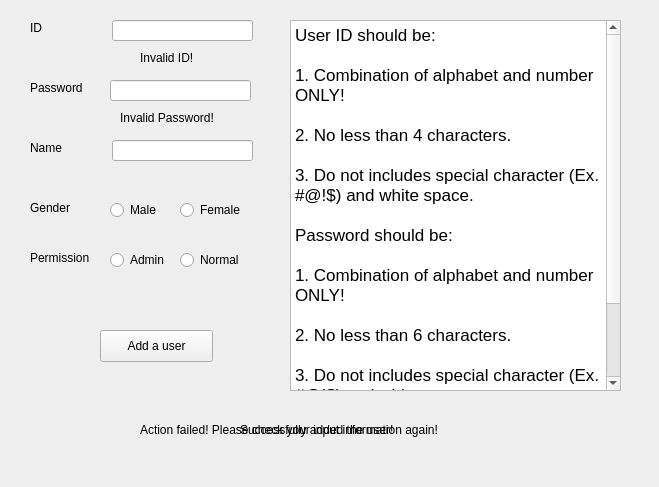
<?xml version="1.0" encoding="UTF-8"?>
<ui version="4.0">
 <class>Register</class>
 <widget class="QWidget" name="Register">
  <property name="geometry">
   <rect>
    <x>0</x>
    <y>0</y>
    <width>659</width>
    <height>487</height>
   </rect>
  </property>
  <property name="windowTitle">
   <string>Register</string>
  </property>
  <widget class="QLineEdit" name="Password_input">
   <property name="geometry">
    <rect>
     <x>110</x>
     <y>80</y>
     <width>141</width>
     <height>21</height>
    </rect>
   </property>
   <property name="inputMask">
    <string extracomment="asdf"/>
   </property>
   <property name="text">
    <string/>
   </property>
   <property name="clearButtonEnabled">
    <bool>false</bool>
   </property>
  </widget>
  <widget class="QLineEdit" name="ID_input">
   <property name="geometry">
    <rect>
     <x>112</x>
     <y>20</y>
     <width>141</width>
     <height>21</height>
    </rect>
   </property>
   <property name="text">
    <string/>
   </property>
  </widget>
  <widget class="QPushButton" name="Add_a_user_button">
   <property name="geometry">
    <rect>
     <x>100</x>
     <y>330</y>
     <width>113</width>
     <height>32</height>
    </rect>
   </property>
   <property name="text">
    <string>Add a user</string>
   </property>
  </widget>
  <widget class="QLineEdit" name="Name_input">
   <property name="geometry">
    <rect>
     <x>112</x>
     <y>140</y>
     <width>141</width>
     <height>21</height>
    </rect>
   </property>
   <property name="text">
    <string/>
   </property>
  </widget>
  <widget class="QLabel" name="Gender_label">
   <property name="geometry">
    <rect>
     <x>30</x>
     <y>200</y>
     <width>81</width>
     <height>16</height>
    </rect>
   </property>
   <property name="text">
    <string>Gender</string>
   </property>
  </widget>
  <widget class="QLabel" name="Name_label">
   <property name="geometry">
    <rect>
     <x>30</x>
     <y>140</y>
     <width>81</width>
     <height>16</height>
    </rect>
   </property>
   <property name="text">
    <string>Name</string>
   </property>
  </widget>
  <widget class="QLabel" name="Password_label">
   <property name="geometry">
    <rect>
     <x>30</x>
     <y>80</y>
     <width>81</width>
     <height>16</height>
    </rect>
   </property>
   <property name="text">
    <string>Password</string>
   </property>
  </widget>
  <widget class="QLabel" name="ID_label">
   <property name="geometry">
    <rect>
     <x>30</x>
     <y>20</y>
     <width>81</width>
     <height>16</height>
    </rect>
   </property>
   <property name="text">
    <string>ID</string>
   </property>
  </widget>
  <widget class="QRadioButton" name="Male_button">
   <property name="geometry">
    <rect>
     <x>110</x>
     <y>200</y>
     <width>100</width>
     <height>20</height>
    </rect>
   </property>
   <property name="text">
    <string>Male</string>
   </property>
   <attribute name="buttonGroup">
    <string notr="true">Button_group_gender</string>
   </attribute>
  </widget>
  <widget class="QRadioButton" name="Female_button">
   <property name="geometry">
    <rect>
     <x>180</x>
     <y>200</y>
     <width>100</width>
     <height>20</height>
    </rect>
   </property>
   <property name="text">
    <string>Female</string>
   </property>
   <attribute name="buttonGroup">
    <string notr="true">Button_group_gender</string>
   </attribute>
  </widget>
  <widget class="QLabel" name="Permission_label">
   <property name="geometry">
    <rect>
     <x>30</x>
     <y>250</y>
     <width>81</width>
     <height>16</height>
    </rect>
   </property>
   <property name="text">
    <string>Permission</string>
   </property>
  </widget>
  <widget class="QRadioButton" name="Admin_button">
   <property name="geometry">
    <rect>
     <x>110</x>
     <y>250</y>
     <width>100</width>
     <height>20</height>
    </rect>
   </property>
   <property name="text">
    <string>Admin</string>
   </property>
   <attribute name="buttonGroup">
    <string notr="true">Button_group_permission</string>
   </attribute>
  </widget>
  <widget class="QRadioButton" name="Normal_button">
   <property name="geometry">
    <rect>
     <x>180</x>
     <y>250</y>
     <width>100</width>
     <height>20</height>
    </rect>
   </property>
   <property name="text">
    <string>Normal</string>
   </property>
   <attribute name="buttonGroup">
    <string notr="true">Button_group_permission</string>
   </attribute>
  </widget>
  <widget class="QLabel" name="ID_error_message">
   <property name="geometry">
    <rect>
     <x>140</x>
     <y>50</y>
     <width>101</width>
     <height>16</height>
    </rect>
   </property>
   <property name="text">
    <string>Invalid ID!</string>
   </property>
  </widget>
  <widget class="QLabel" name="Password_error_message">
   <property name="geometry">
    <rect>
     <x>120</x>
     <y>110</y>
     <width>151</width>
     <height>16</height>
    </rect>
   </property>
   <property name="text">
    <string>Invalid Password!</string>
   </property>
  </widget>
  <widget class="QTextBrowser" name="Password_information">
   <property name="geometry">
    <rect>
     <x>290</x>
     <y>20</y>
     <width>331</width>
     <height>371</height>
    </rect>
   </property>
   <property name="html">
    <string>&lt;!DOCTYPE HTML PUBLIC &quot;-//W3C//DTD HTML 4.0//EN&quot; &quot;http://www.w3.org/TR/REC-html40/strict.dtd&quot;&gt;
&lt;html&gt;&lt;head&gt;&lt;meta name=&quot;qrichtext&quot; content=&quot;1&quot; /&gt;&lt;style type=&quot;text/css&quot;&gt;
p, li { white-space: pre-wrap; }
&lt;/style&gt;&lt;/head&gt;&lt;body style=&quot; font-family:'.AppleSystemUIFont'; font-size:13pt; font-weight:400; font-style:normal;&quot;&gt;
&lt;p style=&quot; margin-top:0px; margin-bottom:0px; margin-left:0px; margin-right:0px; -qt-block-indent:0; text-indent:0px;&quot;&gt;User ID should be:&lt;/p&gt;
&lt;p style=&quot;-qt-paragraph-type:empty; margin-top:0px; margin-bottom:0px; margin-left:0px; margin-right:0px; -qt-block-indent:0; text-indent:0px;&quot;&gt;&lt;br /&gt;&lt;/p&gt;
&lt;p style=&quot; margin-top:0px; margin-bottom:0px; margin-left:0px; margin-right:0px; -qt-block-indent:0; text-indent:0px;&quot;&gt;1. Combination of alphabet and number ONLY!&lt;/p&gt;
&lt;p style=&quot;-qt-paragraph-type:empty; margin-top:0px; margin-bottom:0px; margin-left:0px; margin-right:0px; -qt-block-indent:0; text-indent:0px;&quot;&gt;&lt;br /&gt;&lt;/p&gt;
&lt;p style=&quot; margin-top:0px; margin-bottom:0px; margin-left:0px; margin-right:0px; -qt-block-indent:0; text-indent:0px;&quot;&gt;2. No less than 4 characters.&lt;/p&gt;
&lt;p style=&quot;-qt-paragraph-type:empty; margin-top:0px; margin-bottom:0px; margin-left:0px; margin-right:0px; -qt-block-indent:0; text-indent:0px;&quot;&gt;&lt;br /&gt;&lt;/p&gt;
&lt;p style=&quot; margin-top:0px; margin-bottom:0px; margin-left:0px; margin-right:0px; -qt-block-indent:0; text-indent:0px;&quot;&gt;3. Do not includes special character (Ex. #@!$) and white space.&lt;/p&gt;
&lt;p style=&quot;-qt-paragraph-type:empty; margin-top:0px; margin-bottom:0px; margin-left:0px; margin-right:0px; -qt-block-indent:0; text-indent:0px;&quot;&gt;&lt;br /&gt;&lt;/p&gt;
&lt;p style=&quot; margin-top:0px; margin-bottom:0px; margin-left:0px; margin-right:0px; -qt-block-indent:0; text-indent:0px;&quot;&gt;Password should be:&lt;/p&gt;
&lt;p style=&quot;-qt-paragraph-type:empty; margin-top:0px; margin-bottom:0px; margin-left:0px; margin-right:0px; -qt-block-indent:0; text-indent:0px;&quot;&gt;&lt;br /&gt;&lt;/p&gt;
&lt;p style=&quot; margin-top:0px; margin-bottom:0px; margin-left:0px; margin-right:0px; -qt-block-indent:0; text-indent:0px;&quot;&gt;1. Combination of alphabet and number ONLY!&lt;/p&gt;
&lt;p style=&quot;-qt-paragraph-type:empty; margin-top:0px; margin-bottom:0px; margin-left:0px; margin-right:0px; -qt-block-indent:0; text-indent:0px;&quot;&gt;&lt;br /&gt;&lt;/p&gt;
&lt;p style=&quot; margin-top:0px; margin-bottom:0px; margin-left:0px; margin-right:0px; -qt-block-indent:0; text-indent:0px;&quot;&gt;2. No less than 6 characters.&lt;/p&gt;
&lt;p style=&quot;-qt-paragraph-type:empty; margin-top:0px; margin-bottom:0px; margin-left:0px; margin-right:0px; -qt-block-indent:0; text-indent:0px;&quot;&gt;&lt;br /&gt;&lt;/p&gt;
&lt;p style=&quot; margin-top:0px; margin-bottom:0px; margin-left:0px; margin-right:0px; -qt-block-indent:0; text-indent:0px;&quot;&gt;3. Do not includes special character (Ex. #@!$) and white space.&lt;/p&gt;
&lt;p style=&quot;-qt-paragraph-type:empty; margin-top:0px; margin-bottom:0px; margin-left:0px; margin-right:0px; -qt-block-indent:0; text-indent:0px;&quot;&gt;&lt;br /&gt;&lt;/p&gt;
&lt;p style=&quot; margin-top:0px; margin-bottom:0px; margin-left:0px; margin-right:0px; -qt-block-indent:0; text-indent:0px;&quot;&gt;4. Includes at least one upper and lower case alphabet each, and one number.&lt;/p&gt;
&lt;p style=&quot;-qt-paragraph-type:empty; margin-top:0px; margin-bottom:0px; margin-left:0px; margin-right:0px; -qt-block-indent:0; text-indent:0px;&quot;&gt;&lt;br /&gt;&lt;/p&gt;&lt;/body&gt;&lt;/html&gt;</string>
   </property>
  </widget>
  <widget class="QLabel" name="Register_error_message">
   <property name="geometry">
    <rect>
     <x>140</x>
     <y>420</y>
     <width>351</width>
     <height>20</height>
    </rect>
   </property>
   <property name="text">
    <string>Action failed! Please check your input information again!</string>
   </property>
  </widget>
  <widget class="QLabel" name="Register_success_message">
   <property name="geometry">
    <rect>
     <x>240</x>
     <y>420</y>
     <width>211</width>
     <height>20</height>
    </rect>
   </property>
   <property name="text">
    <string>Successfully added the user!</string>
   </property>
  </widget>
 </widget>
 <resources/>
 <connections/>
 <buttongroups>
  <buttongroup name="Button_group_gender"/>
  <buttongroup name="Button_group_permission"/>
 </buttongroups>
</ui>
